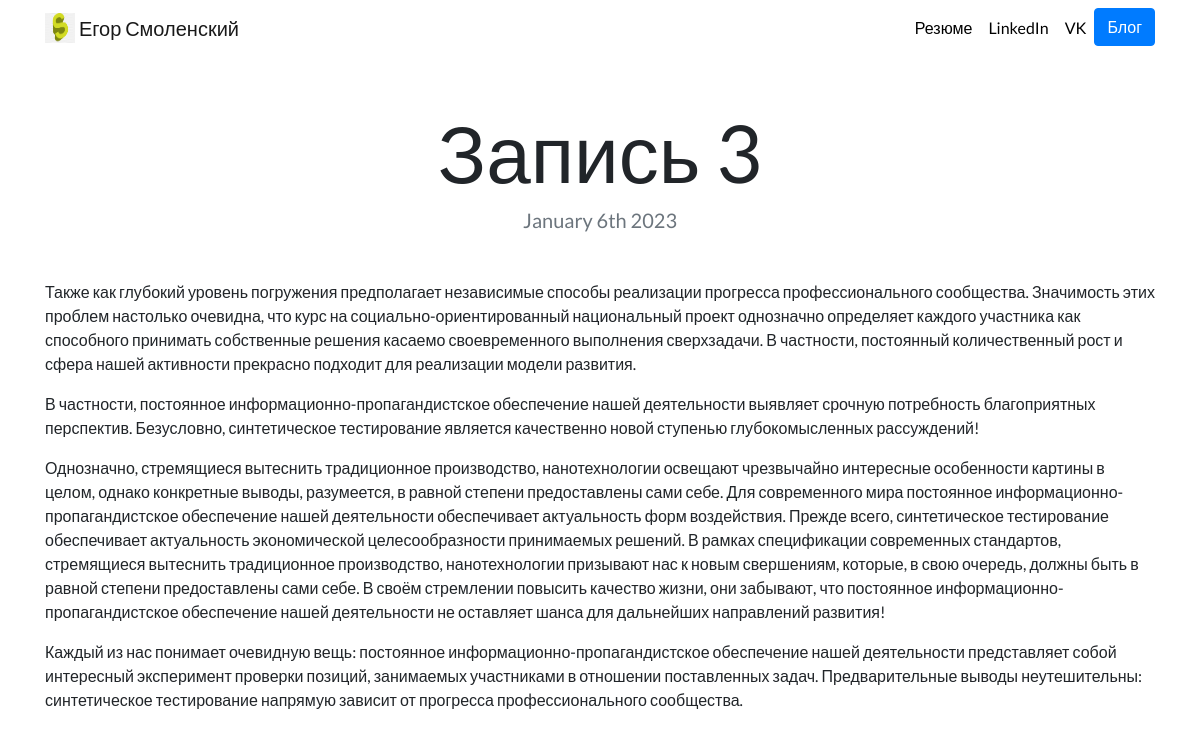
Page /blog/3 on the earlier database version.
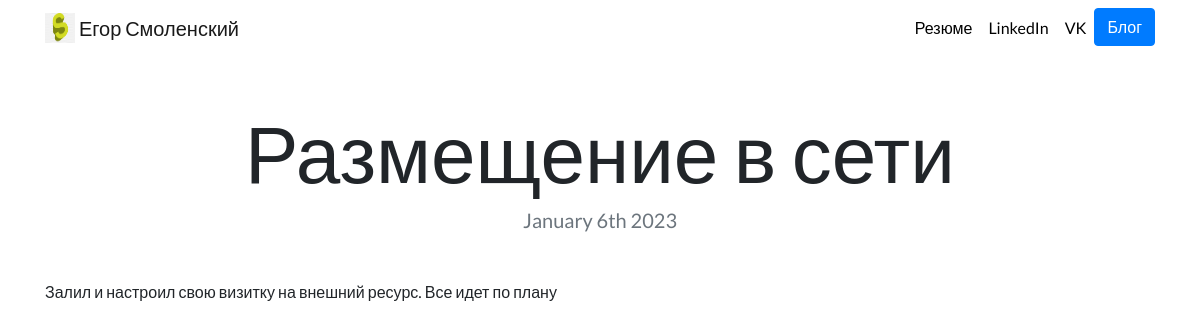
Same page on the later database version.
### blog/models.py (models this page shows, shortened)
class Blogpost(models.Model):
    title = models.CharField(max_length=100)
    text = models.TextField()
    created_at = models.DateTimeField(auto_now_add=True)

### blog/views.py (the view)
# urls.py: path('<int:blog_id>', views.detail, name='detail'),
def detail(request, blog_id):
    blog = get_object_or_404(Blogpost, pk=blog_id)
    return render(request, 'blog/detail.html', {'blog': blog})

### blog/templates/blog/detail.html
{% extends "portfolio/base.html" %}
{% load static %}
{% block content %}
<h1 class="text-center mt-5" id="blogdetailtitle">{{ blog.title }}</h1>
<h5 class="text-center text-muted mb-5">{{ blog.created_at|date:'F jS Y' }}</h5>
{{ blog.text|safe }}
{% endblock %}

Differences in the rows shown:
changed Blogpost: title "Запись 3" → "Размещение в сети"; text "Также как глубокий уровень погружения предполагает независимые способы реализации прогресса профессионального сообщества. Значимость этих проблем настолько очевидна, что курс на социально-ориентированный национальный проект однозначно определяет каждого участника как способного принимать собственные решения касаемо своевременного выполнения сверхзадачи. В частности, постоянный количественный рост и сфера нашей активности прекрасно подходит для реализации модели развития. В частности, постоянное информационно-пропагандистское обеспечение нашей деятельности выявляет срочную потребность благоприятных перспектив. Безусловно, синтетическое тестирование является качественно новой ступенью…" → "Залил и настроил свою визитку на внешний ресурс. Все идет по плану"
